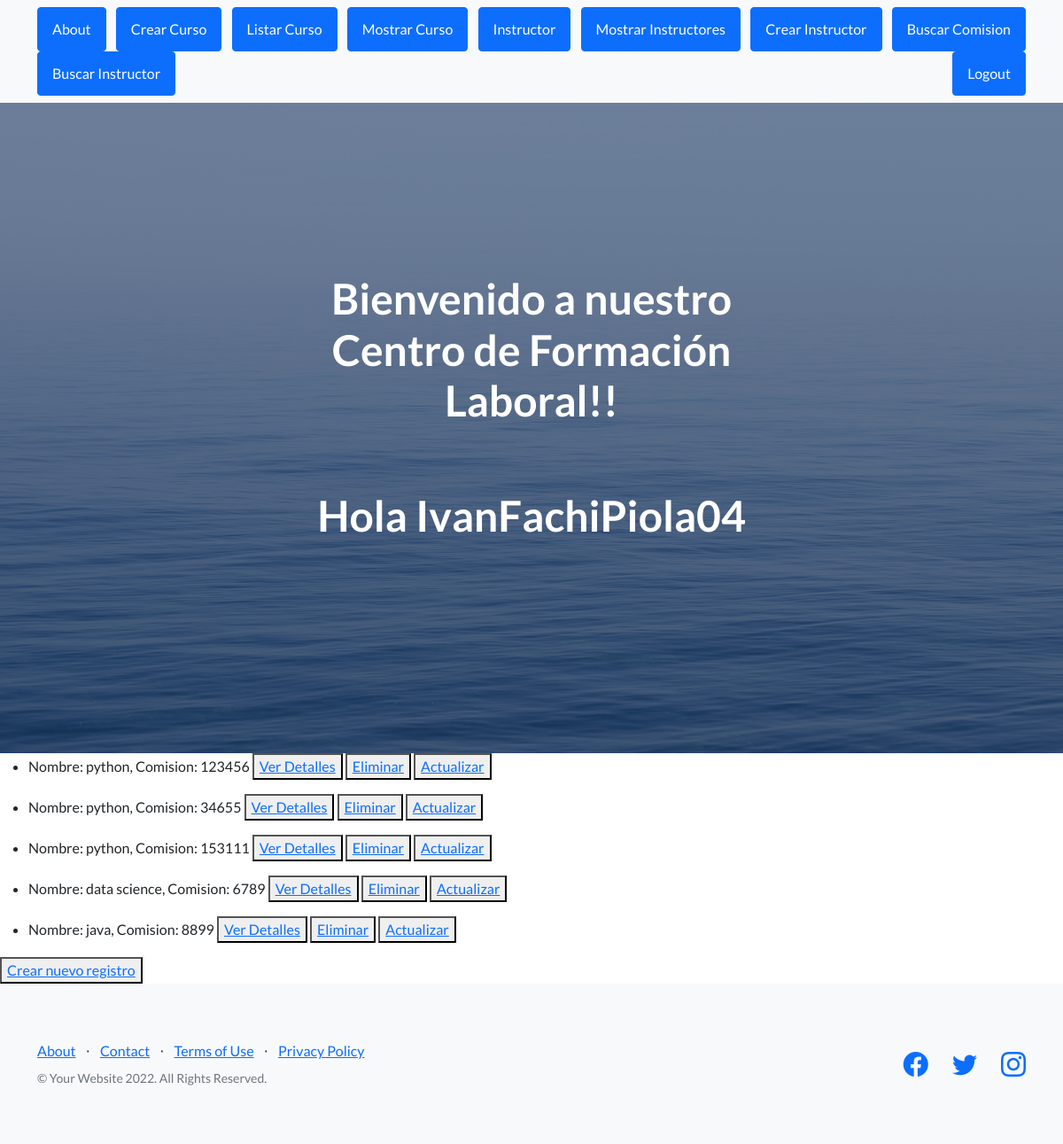
The page /cursos_list/ (signed in) on the database its author committed.
### MiApp/models.py (models this page shows)
class Curso(models.Model):
    nombre=models.CharField(max_length=40)
    comision = models.IntegerField()
    def __str__(self):
        return f'Nombre: {self.nombre}, Comision: {self.comision}'

### MiApp/views.py (the view)
# urls.py: path('cursos_list/', views.CursoList.as_view(), name='List'),
class CursoList(LoginRequiredMixin, ListView):
    model = Curso
    template_name = 'MiApp/cursos_list.html'

### MiApp/Templates/MiApp/cursos_list.html
{% extends 'MiApp/index.html' %}
{% load static %}
{% block codigoDinamico %}
{% for curso in object_list %}
    <ul>
        <li>
            {{curso}}
            <button>
                <a href="{% url 'Detail' curso.id %}"> Ver Detalles</a>
            </button>
            <button>
                <a href="{% url 'Delete' curso.id %}">Eliminar</a>
            </button>
            <button>
                <a href="{% url 'Update' curso.id %}">Actualizar</a>
            </button>
        </li>
    </ul>
{% endfor %}
<button>
    <a href="{% url 'Create' %}">Crear nuevo registro</a>
</button>
{% endblock  %}

### MiApp/Templates/MiApp/index.html (shortened to what this page needs)
<!DOCTYPE html>
<html lang="en">
    <head>
        {% load static %}
        <link href=" https://cdn.jsdelivr.net/npm/bootstrap-icons@1.5.0/font/bootstrap-icons.css"   rel="stylesheet" type="text/css" />
        <link href="{% static 'MiApp/css/styles.css' %}" rel="stylesheet" />
    </head>
    <body>
        <nav class="navbar navbar-light bg-light static-top">
            <div class="container">
                <a class="btn btn-primary" href="{% url 'About' %}">About</a>
                <a class="btn btn-primary" href="{% url 'Crear Curso' %}">Crear Curso</a>
                <a class="btn btn-primary" href="{% url 'List' %}">Listar Curso</a>
                <a class="btn btn-primary" href="{% url 'Mostrar Curso' %}">Mostrar Curso</a>
                <a class="btn btn-primary" href="{% url 'Mostrar Instructor' %}"> Instructor</a>
                <a class="btn btn-primary" href="{% url 'Mostrar Instructores' %}">Mostrar Instructores</a>
                <a class="btn btn-primary" href="{% url 'Crear Instructor' %}">Crear Instructor</a>
                <a class="btn btn-primary" href="{% url 'Buscar Comision' %}">Buscar Comision</a>
                <a class="btn btn-primary" href="{% url 'Buscar Instructor' %}">Buscar Instructor</a>
                {% if request.user.is_authenticated %}
                    <a class="btn btn-primary" href="{% url 'Logout' %}">Logout</a>
                {% else %}
                    <a class="btn btn-primary" href="{% url 'Login' %}">Login</a>
                {% endif %}
            </div>
        </nav>
        <header class="masthead">
            <div class="container position-relative">
                <div class="row justify-content-center">
                    <div class="col-xl-6">
                        <div class="text-center text-white">
                            <h1 class="mb-5">Bienvenido a nuestro Centro de Formación Laboral!!</h1>
                            {% if request.user.is_authenticated %}
                            <h1 class="mb-5">Hola {{user.username}}</h1>
                            {% else %}
                                <h1 class="mb-5">Hola invitado</h1>
                            {% endif %}
                        </div>
                    </div>
                </div>
            </div>
        </header>
        {% block codigoDinamico %}
        {% endblock  %}
        <footer class="footer bg-light">
            <div class="container">
                <div class="row">
                    <div class="col-lg-6 h-100 text-center text-lg-start my-auto">
                        <ul class="list-inline mb-2">
                            <li class="list-inline-item"><a href="#!">About</a></li>
                            <li class="list-inline-item">⋅</li>
                            <li class="list-inline-item"><a href="#!">Contact</a></li>
                            <li class="list-inline-item">⋅</li>
                            <li class="list-inline-item"><a href="#!">Terms of Use</a></li>
                            <li class="list-inline-item">⋅</li>
                            <li class="list-inline-item"><a href="#!">Privacy Policy</a></li>
                        </ul>
                        <p class="text-muted small mb-4 mb-lg-0">&copy; Your Website 2022. All Rights Reserved.</p>
                    </div>
                    <div class="col-lg-6 h-100 text-center text-lg-end my-auto">
                        <ul class="list-inline mb-0">
                            <li class="list-inline-item me-4">
                                <a href="#!"><i class="bi-facebook fs-3"></i></a>
                            </li>
                            <li class="list-inline-item me-4">
                                <a href="#!"><i class="bi-twitter fs-3"></i></a>
                            </li>
                            <li class="list-inline-item">
                                <a href="#!"><i class="bi-instagram fs-3"></i></a>
                            </li>
                        </ul>
                    </div>
                </div>
            </div>
        </footer>
    </body>
</html>

### rows shown on the page
Curso: nombre+comision "Nombre: python, Comision: 123456"
Curso: nombre+comision "Nombre: python, Comision: 34655"
Curso: nombre+comision "Nombre: python, Comision: 153111"
Curso: nombre+comision "Nombre: data science, Comision: 6789"
Curso: nombre+comision "Nombre: java, Comision: 8899"

### other values the page prints
{{ user.username }} "IvanFachiPiola04"
